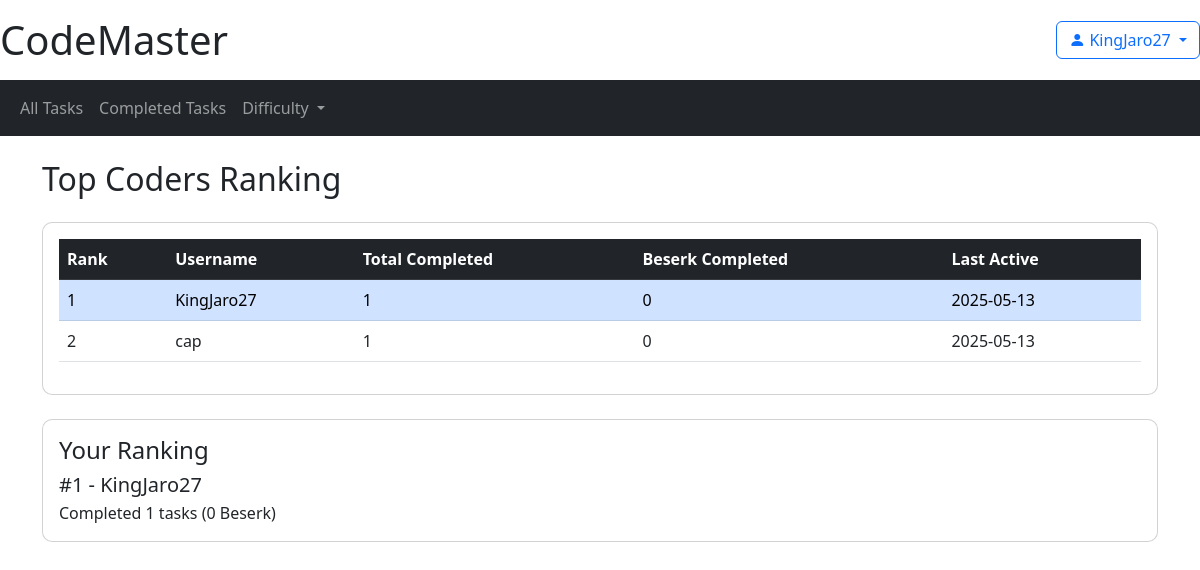
Page /ranking (signed in) on the committed database.
### main_alc.py (models this page shows)
class User(db.Model):
    __tablename__ = "users"
    id = db.Column(db.Integer, primary_key=True)
    username = db.Column(db.String(80), unique=True, nullable=False)
    password_hash = db.Column(db.String(120), nullable=False)
    email = db.Column(db.String(120))
    last_login = db.Column(db.DateTime)
    join_date = db.Column(db.DateTime, default=datetime.utcnow)
    progress = db.relationship("UserProgress", backref="user", lazy=True)

### main_alc.py (the view)
@app.route("/ranking")
def ranking():
    if "user_id" not in session:
        flash("Please login to view the ranking", "danger")
        return redirect(url_for("login"))
    top_users = db.session.query(
        User.username,
        db.func.count(UserProgress.task_id).label('total_completed'),
        db.func.max(User.last_login).label('last_login'),
        db.func.sum(db.case((Task.difficulty == 'Beserk', 1), else_=0)).label('beserk_completed')
    ).join(
        UserProgress, User.id == UserProgress.user_id
    ).join(
        Task, UserProgress.task_id == Task.id
    ).filter(
        UserProgress.completed == True
    ).group_by(
        User.id
    ).order_by(
        db.desc('total_completed'),
        db.desc('beserk_completed')
    ).limit(10).all()
    current_user_stats = db.session.query(
        User.username,
        db.func.count(UserProgress.task_id).label('total_completed'),
        db.func.sum(db.case((Task.difficulty == 'Beserk', 1), else_=0)).label('beserk_completed')
    ).join(
        UserProgress, User.id == UserProgress.user_id
    ).join(
        Task, UserProgress.task_id == Task.id
    ).filter(
        UserProgress.user_id == session["user_id"],
        UserProgress.completed == True
    ).group_by(
        User.id
    ).first()
    user_rank = None
    if current_user_stats:
        all_users_ranked = db.session.query(
            User.id,
            db.func.count(UserProgress.task_id).label('total_completed'),
            db.func.sum(db.case((Task.difficulty == 'Beserk', 1), else_=0)).label('beserk_completed')
        ).join(
            UserProgress, User.id == UserProgress.user_id
        ).join(
            Task, UserProgress.task_id == Task.id
        ).filter(
            UserProgress.completed == True
        ).group_by(
            User.id
        ).order_by(
            db.desc('total_completed'),
            db.desc('beserk_completed')
        ).all()
        for idx, (user_id, total, beserk) in enumerate(all_users_ranked, 1):
            if user_id == session["user_id"]:
                user_rank = idx
                break
    return render_template(
        "ranking.html",
        top_users=top_users,
        current_user_stats=current_user_stats,
        user_rank=user_rank,
        logged_in=True,
        username=session.get("username")
    )

### templates/ranking.html (shortened to what this page needs)
{% extends "base.html" %}
{% block content %}
<div class="container">
    <h2 class="mb-4">Top Coders Ranking</h2>
    <div class="card mb-4">
        <div class="card-body">
            <div class="table-responsive">
                <table class="table table-hover">
                    <thead class="table-dark">
                        <tr>
                            <th>Rank</th>
                            <th>Username</th>
                            <th>Total Completed</th>
                            <th>Beserk Completed</th>
                            <th>Last Active</th>
                        </tr>
                    </thead>
                    <tbody>
                        {% for user in top_users %}
                        <tr class="{% if user.username == username %}table-primary{% endif %}">
                            <td>{{ loop.index }}</td>
                            <td>{{ user.username }}</td>
                            <td>{{ user.total_completed }}</td>
                            <td>{{ user.beserk_completed }}</td>
                            <td>{{ user.last_login.strftime('%Y-%m-%d') if user.last_login else 'Never' }}</td>
                        </tr>
                        {% endfor %}
                    </tbody>
                </table>
            </div>
        </div>
    </div>
    {% if current_user_stats %}
    <div class="card">
        <div class="card-body">
            <h4 class="card-title">Your Ranking</h4>
            <div class="d-flex justify-content-between align-items-center">
                <div>
                    <h5 class="mb-1">
                        {% if user_rank <= 10 %}
                        #{{ user_rank }} - {{ username }}
                        {% else %}
                        #{{ user_rank }}+ - {{ username }}
                        {% endif %}
                    </h5>
                    <p class="mb-0">
                        Completed {{ current_user_stats.total_completed }} tasks
                        ({{ current_user_stats.beserk_completed }} Beserk)
                    </p>
                </div>
            </div>
        </div>
    </div>
    {% endif %}
</div>
{% endblock %}

### templates/base.html (shortened to what this page needs)
<!DOCTYPE html>
<html lang="en">
<head>
    <link href="https://cdn.jsdelivr.net/npm/bootstrap@5.3.0/dist/css/bootstrap.min.css" rel="stylesheet">
    <link rel="stylesheet" href="https://cdn.jsdelivr.net/npm/bootstrap-icons@1.10.0/font/bootstrap-icons.css">
    <link rel="stylesheet" href="{{ url_for('static', filename='style.css') }}">
</head>
<body>
    <header>
        <div class="container-fluid px-0">
            <div class="d-flex justify-content-between align-items-center py-3">
                <h1 class="m-0"><a href="/" class="text-decoration-none text-dark">CodeMaster</a></h1>
                <div>
                    {% if logged_in %}
                    <div class="dropdown">
                        <button class="btn btn-outline-primary dropdown-toggle" type="button" id="userDropdown" data-bs-toggle="dropdown">
                            <i class="bi bi-person-fill"></i> {{ username }}
                        </button>
                    </div>
                {% else %}
                    <a href="{{ url_for('login') }}" class="btn btn-outline-primary">Login</a>
                {% endif %}
                </div>
            </div>
            <nav class="navbar navbar-expand navbar-dark bg-dark mb-4 container-fluid px-0">
                <div class="container-fluid">
                    <ul class="navbar-nav">
                        <li class="nav-item">
                            <a class="nav-link" href="/">All Tasks</a>
                        </li>
                        {% if logged_in %}
                        <li class="nav-item">
                            <a class="nav-link" href="{{ url_for('completed_tasks') }}">Completed Tasks</a>
                        </li>
                        {% endif %}
                        <li class="nav-item dropdown">
                            <a class="nav-link dropdown-toggle" href="#" id="difficultyDropdown" role="button" data-bs-toggle="dropdown">
                                Difficulty
                            </a>
                        </li>
                    </ul>
                </div>
            </nav>
        </div>
    </header>
    <main class="container-fluid px-0">
        {% block content %}{% endblock %}
    </main>
</body>
</html>

### static/style.css (style rules this page uses)
.card { border-radius: 10px; overflow: hidden; transition: transform 0.3s ease, box-shadow 0.3s ease; }
body { margin: 0; padding: 0; overflow-x: hidden; }

### rows in the picture
User: username "KingJaro27", total_completed "1", beserk_completed "0", last_login "2025-05-13"
User: username "cap", total_completed "1", beserk_completed "0", last_login "2025-05-13"

### other values in the picture
{{ user_rank }} "1"
{{ current_user_stats.total_completed }} "1"
{{ current_user_stats.beserk_completed }} "0"
